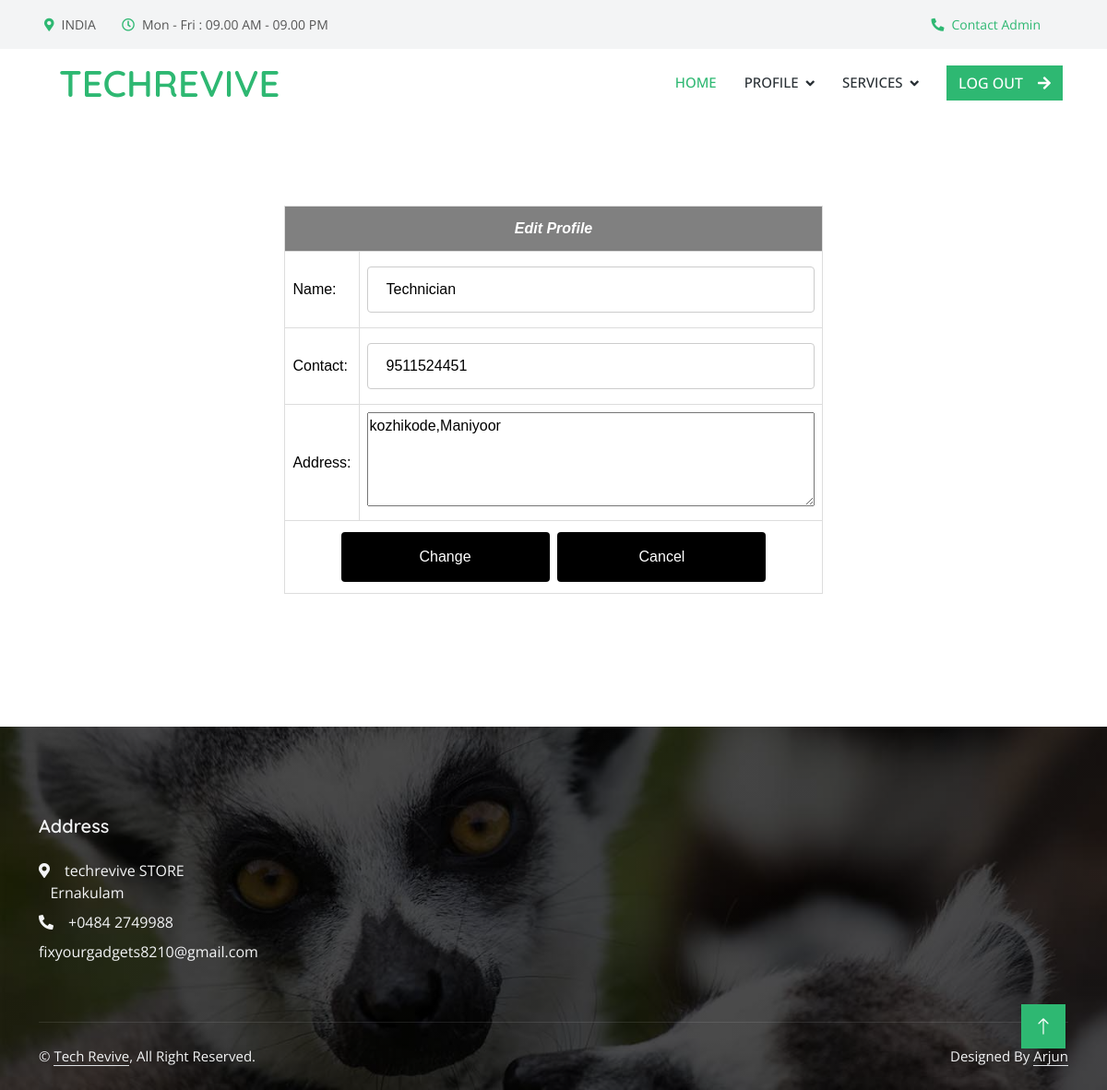
The page /Technician/technicianedit/ (signed in) on the database its author committed.
### Admin/models.py (models this page shows)
class Technician(models.Model):
    technician_name=models.CharField(max_length=50)
    technician_gender=models.CharField(max_length=50)
    technician_contact=models.CharField(max_length=50)
    technician_email=models.CharField(max_length=50)
    technician_password=models.CharField(max_length=50)
    technician_photo=models.FileField(upload_to='TechnicianDocs/')
    technician_experience=models.CharField(max_length=100)
    technician_address=models.CharField(max_length=100)
    category=models.ForeignKey(Category,on_delete=models.CASCADE)

### Technician/views.py (the view)
# urls.py: path('technicianedit/', views.TechnicianEditProfile,name="technicianedit"),
def TechnicianEditProfile(request):
     if 'tid' in request.session:
        techn=Technician.objects.get(id=request.session["tid"])
        if request.method=="POST":
            techn.technician_name=request.POST.get('txt_name')
            techn.technician_contact=request.POST.get('txt_contact')
            techn.technician_address=request.POST.get('txt_address')
            techn.save()
            return redirect("technician:technicianprofile")
        else:
            return render(request,"Technician/TechnicianEditProfile.html",{'data':techn})
     else:
        return redirect('guest:Home')

### Technician/Templates/Technician/TechnicianEditProfile.html (shortened to what this page needs)
{% extends 'Technician/Head.html' %}
{% load static %}
{% block content %}
<!DOCTYPE html>
<html lang="en">
<head>
</head>
<body>
    <br>
    <br>
    <br>
    <br>
    <div id="tab">
    <form action="" method="POST" id="UserForm">
    <table border="1" align="center" cellpadding="10" style="border-collapse: collapse;">
        <tr>
            <th colspan="4"><center><i>Edit Profile</i></center></th>
            </tr>
        <tr>
            <td>Name:</td>
            <td><input type="text" name="txt_name" value="{{data.technician_name}}"></td>
        </tr>
        <tr>
            <td>Contact:</td>
            <td><input type="text" name="txt_contact" value="{{data.technician_contact}}"></td>
        </tr>
        <tr>
            <td>Address:</td>
            <td><textarea id="txt_address" name="txt_address" rows="4" cols="50" required="" autocomplete="off">{{data.technician_address}}</textarea></td>
        </tr>
        <tr>
            <td align="center" colspan="2"><input type="submit" value="Change">&nbsp&nbsp<input type="reset" value="Cancel"></td>
        </tr>
        </table>
    </form>
    </div>
    <br>
    <br>
    <br>
    <br>
</body>
</html>
{% endblock content %}

### Guest/static/Technician/css/style.css (style rules this page uses)
:root { --primary: #2EB872; --light: #F3F4F5; --dark: #282F34; }

### Guest/static/form.css (style rules this page uses)
#tab { font-family: "Trebuchet MS", Arial, Helvetica, sans-serif; border-collapse: collapse; width: 100%; }
#tab td, #tab th { border: 1px solid #ddd; padding: 8px; color: black; }
#tab th { padding-top: 12px; padding-bottom: 12px; text-align: left; background-color: gray; color: white; }
input[type=text],[type=password],[type=email],[type=date], select { width: 100%; padding: 12px 20px; margin: 8px 0; display: inline-block; border: 1px solid #ccc; border-radius: 4px; box-sizing: border-box; }
input[type=submit] { width: 40%; background-color: black; color: white; padding: 15px; margin: 4px 0; border: none; border-radius: 4px; cursor: pointer; }
input[type=reset] { width: 40%; background-color: black; color: white; padding: 15px; margin: 4px 0; border: none; border-radius: 4px; cursor: pointer; }

### rows shown on the page
Technician: txt_name "Technician", txt_contact "9511524451", txt_address "kozhikode,Maniyoor"
